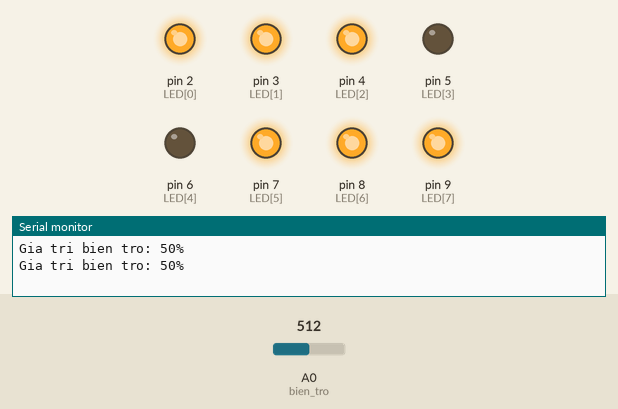
Simulated run of this sketch. Board: Arduino Uno, built with avr-gcc and run on an emulated ATmega328P. Parts: output pins drawn as LEDs (lit = HIGH), the last lines printed to the serial monitor. Dashed ring = blinking. The inputs (shaded band) are chosen by the test bench; at power-on: A0 (bien_tro) = 512.

Above: at 2.1 s.
2.2 s: A0 (bien_tro) set to 900
At 3.1 s:
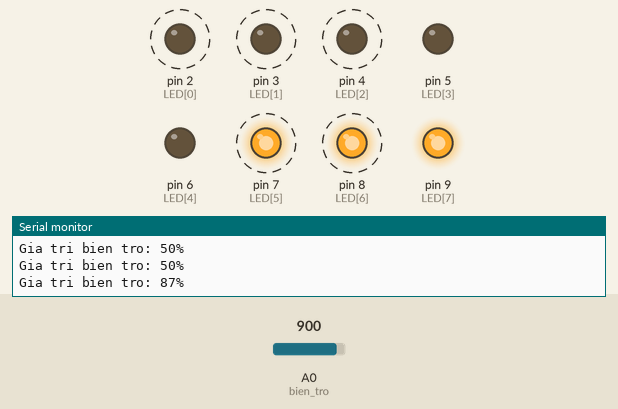
At 4.1 s:
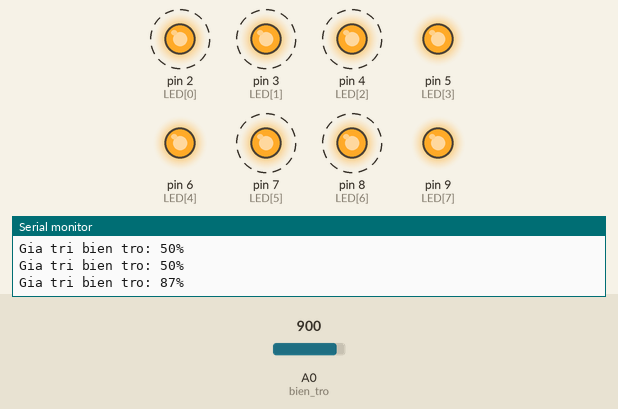
5.7 s: A0 (bien_tro) set to 122
10.1 s: A0 (bien_tro) set to 306
13.6 s: A0 (bien_tro) set to 65
At 15.8 s:
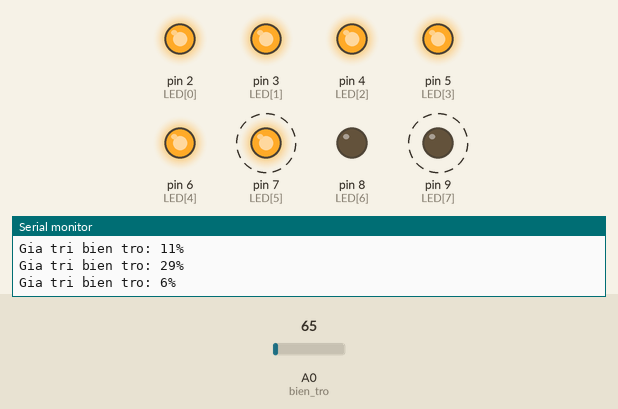
Timing chart, 0 to 18.1 s (numbered marks = the images above; inputs shaded):
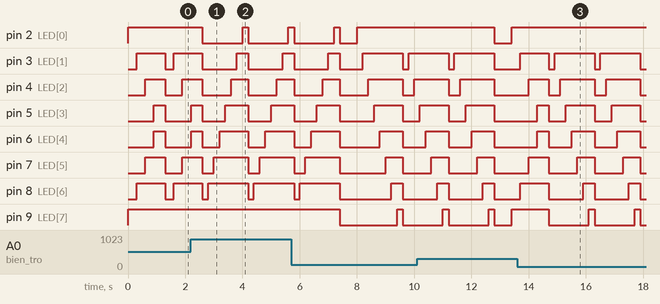

The sketch:

bai5_1.ino
```cpp
/*
Nguyen Thanh Luan - K74A2 KT&CN

Bài 5-1: Điều khiển LED trang trí theo tín hiệu của biến trở:
- Biến trở nhỏ hơn 25%: sáng từ LED1 → LED 8, lặp lại 3 lần.
- Biến trở lớn hơn 75%: sáng từ LED8 → LED1, lặp lại 3 lần.
- Biến trở trong khoảng 25% đến 75%: sáng từ 2 phía (LED1 →LED4 và LED8 → LED5).
*/

const byte bien_tro = A0;
const byte LED[8] = {2, 3, 4, 5, 6, 7, 8, 9};
void ct1();
void ct2();
void ct3();

void setup() {
  Serial.begin(9600);
  pinMode(bien_tro, INPUT);
  for (int i = 0; i < 8; i++) {
    pinMode(LED[i], OUTPUT);
    digitalWrite(LED[i], LOW);
  }
}

void loop() {
  int value = analogRead(bien_tro);
  int percent = 100.0*value / 1023;

  Serial.print("Gia tri bien tro: "); Serial.print(percent); Serial.println("%");

  if (percent < 25) {
    ct1();
  }
  else if (percent > 75) {
    ct2();
  }
  else {
    ct3();
  }

}

void ct1() {
  for (int i = 0; i < 3; i++) {
    for (int j = 0; j < 8; j++) {
      digitalWrite(LED[j], HIGH);
      delay(200);
    }
    for (int i = 0; i < 8; i++) {
      digitalWrite(LED[i], LOW);
    }
  }

  delay(300);

  for (int i = 0; i < 8; i++) {
    digitalWrite(LED[i], LOW);
  }

  delay(300);
}

void ct2() {
  for (int i = 0; i < 3; i++) {
    for (int j = 0; j < 8; j++) {
      digitalWrite(LED[7-j], HIGH);
      delay(200);
    }
    for (int i = 0; i < 8; i++) {
      digitalWrite(LED[i], LOW);
    }
  }

  delay(300);

  for (int i = 0; i < 8; i++) {
    digitalWrite(LED[i], LOW);
  }

  delay(300);
}

void ct3() {
  for(int i=0; i < 4; i++)
  {
    digitalWrite(LED[i], HIGH);
    digitalWrite(LED[7-i], HIGH);
    delay(300);
  }

  delay(100);

  for (int i = 0; i < 8; i++) {
    digitalWrite(LED[i], LOW);
  }
}
```

Measured:
- after the input at 2.2 s, pin 2 (LED[0]): alternates HIGH for 0.20 s and LOW for 1.4 s, starting after 0.40 s
- after the input at 13.6 s, pin 9 (LED[7]): alternates HIGH for 0.20 s and LOW for 1.4 s, starting after 1.1 s
- by itself, pin 3 (LED[1]): repeats every 1.6 s: LOW 0.20 s, HIGH 1.4 s
- by itself, pin 4 (LED[2]): repeats every 1.6 s: LOW 0.40 s, HIGH 1.2 s
- by itself, pin 5 (LED[3]): repeats every 1.6 s: LOW 0.60 s, HIGH 1.0 s
- by itself, pin 6 (LED[4]): repeats every 1.6 s: LOW 0.80 s, HIGH 0.80 s
- by itself, pin 7 (LED[5]): alternates HIGH for 0.60 s and LOW for 1.0 s
- by itself, pin 8 (LED[6]): repeats every 1.6 s: LOW 1.2 s, HIGH 0.40 s
